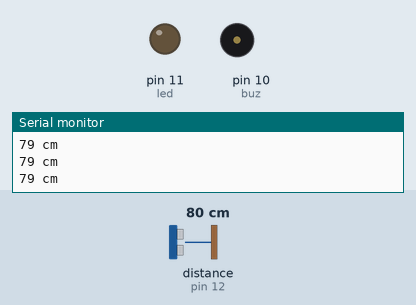
Recording of a sketch running on a simulated Arduino Uno, built with avr-gcc and run on an emulated ATmega328P. Shown: output pins drawn as LEDs (lit = HIGH), buzzer (waves = sounding, pin HIGH), the last lines printed to the serial monitor. Wiring (inferred from the names in the program): ultrasonic range finder: trigger pin 13; echo pin 12. Inputs (shaded band) come from the test bench; at power-on: distance to the obstacle (sensor on pin 12) 80 cm. The echo pulse lasts 58.3 µs per cm; pins used as bus, display or sensor lines are not drawn.

Above: at 1.2 s.
1.3 s: distance to the obstacle (sensor on pin 12) set to 63 cm
4.3 s: distance to the obstacle (sensor on pin 12) set to 55 cm
At 5.4 s:
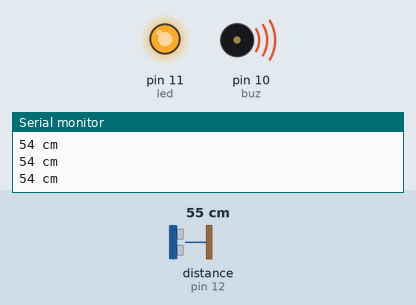
5.9 s: distance to the obstacle (sensor on pin 12) set to 120 cm
At 6.5 s:
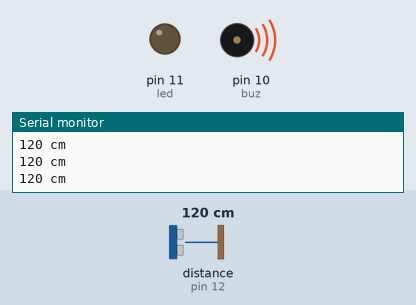
7.4 s: distance to the obstacle (sensor on pin 12) set to 2 cm
At 8.6 s:
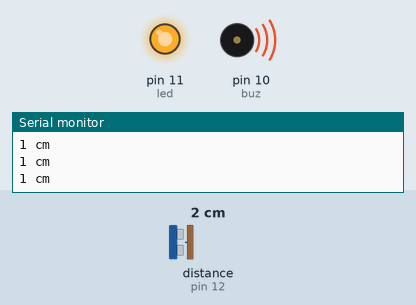
8.9 s: distance to the obstacle (sensor on pin 12) set to 250 cm
At 9.8 s:
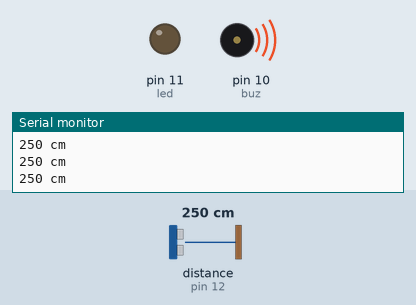
Timing chart, 0 to 11.4 s (numbered marks = the images above; inputs shaded):
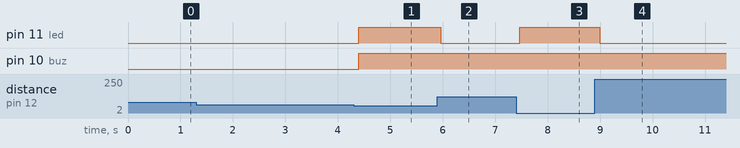

Measured:
- the behaviour switches between 61 and 60 cm on distance to the obstacle (sensor on pin 12) (found by bisection; images 0 and 1)
- after the input at 4.3 s, pin 11 (led), pin 10 (buz): LOW → HIGH after 0.10 s
- after the input at 5.9 s, pin 11 (led): HIGH → LOW after 0.06 s
- after the input at 7.4 s, pin 11 (led): LOW → HIGH after 0.07 s
- after the input at 8.9 s, pin 11 (led): HIGH → LOW after 0.09 s

The sketch:

motionsensor.ino
```cpp
#define trigPin 13
#define echoPin 12
#define led 11
#define buz 10

void setup()
{
Serial.begin (9600);
pinMode(trigPin, OUTPUT);
pinMode(echoPin, INPUT);
pinMode(buz, OUTPUT);
pinMode(led, OUTPUT);
}

void loop()
{
long duration, distance;

digitalWrite(trigPin, LOW);
delayMicroseconds(2);
digitalWrite(trigPin, HIGH);
delayMicroseconds(10);
digitalWrite(trigPin, LOW);

duration = pulseIn(echoPin, HIGH);
distance = (duration/2) / 29.1;

if (distance < 60)
{
  digitalWrite(led,HIGH);
  digitalWrite(buz,HIGH);
}

else
{
digitalWrite(led,LOW);
}

Serial.print(distance);
Serial.println(" cm");
delay(100);
}
```
